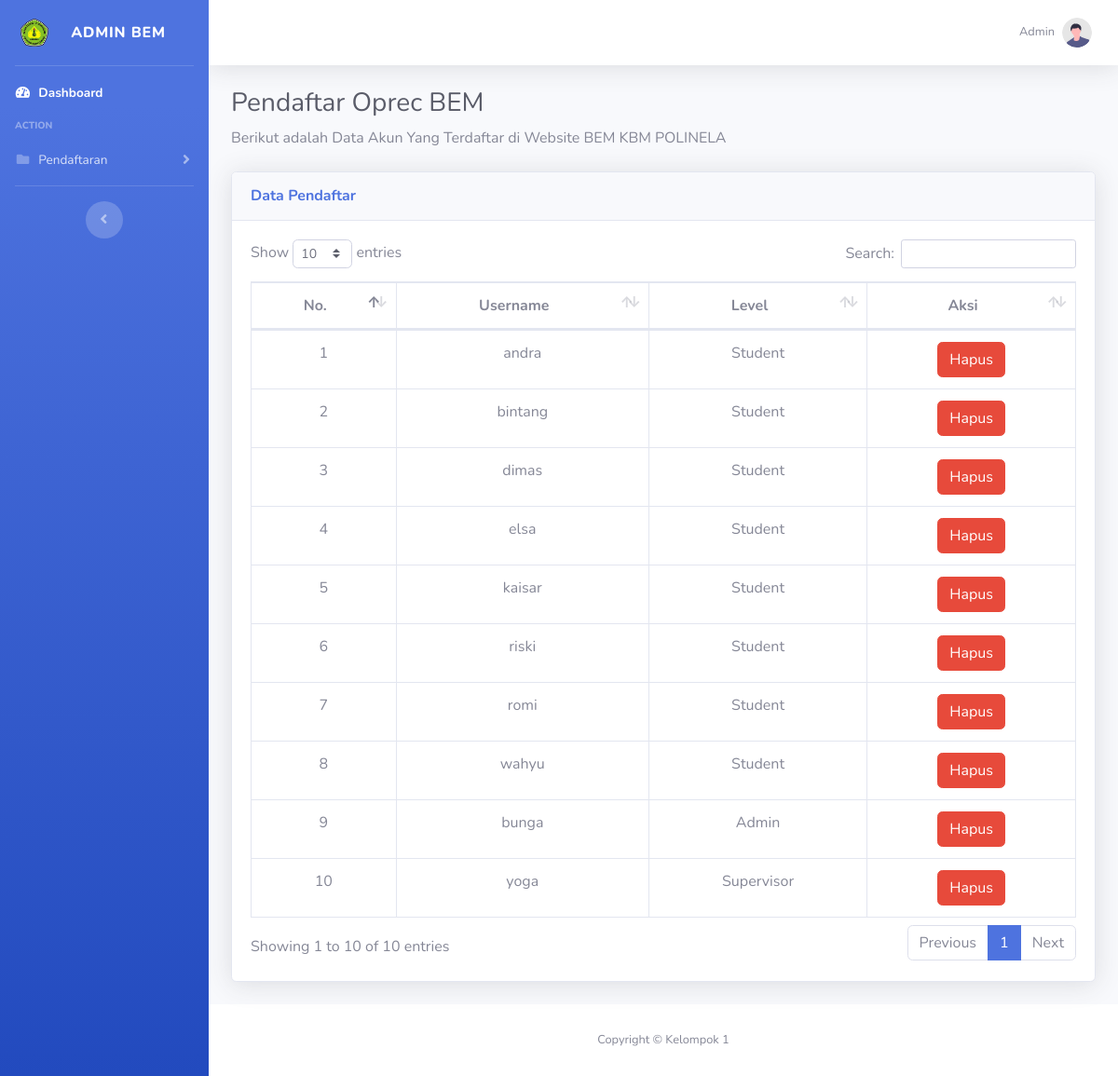
Screenshot of /read_akun.php (signed in) with the database file from the repository.
### tables this page shows
CREATE TABLE `user` (
  `id_user` int(11) NOT NULL,
  `username` varchar(30) NOT NULL,
  `password` varchar(255) NOT NULL,
  `level` enum('Student','Admin','Supervisor') NOT NULL
);

### functions.php (called while the page is built, shortened)
<?php
$conn = mysqli_connect("localhost","root","","db_oprec");
function query($query)
{
	global $conn;
	$result = mysqli_query($conn,$query);
	$rows = [];
	while ($row = mysqli_fetch_array($result)) {
		$rows[] = $row;
	}
	return $rows;
}
?>

### read_akun.php (the view, shortened to what this page needs)
<?php
require 'functions.php';
$mahasiswa = query("SELECT * FROM user ORDER BY level, username");
?>
<!DOCTYPE html>
<html lang="en">
<head>
    <link href="vendor/fontawesome-free/css/all.min.css" rel="stylesheet" type="text/css">
    <link href="css/sb-admin-2.min.css" rel="stylesheet">
    <link href="vendor/datatables/dataTables.bootstrap4.min.css" rel="stylesheet">
</head>
<body id="page-top">
    <div id="wrapper">
        <ul class="navbar-nav bg-gradient-primary sidebar sidebar-dark accordion" id="accordionSidebar">
                        <a class="sidebar-brand d-flex align-items-center justify-content-center" href="admin.php">
                            <div class="sidebar-brand-icon">
                                <img class="bi me-2" width="30" height="30" role="img" aria-label="Bootstrap" src="img/bemlogo.png">
                            </div>
                            <div class="sidebar-brand-text mx-4">ADMIN BEM</div>
                        </a>
                        <hr class="sidebar-divider my-0">
                        <li class="nav-item active">
                            <a class="nav-link" href="admin.php">
                                <i class="fas fa-fw fa-tachometer-alt"></i>
                                <span>Dashboard</span></a>
                        </li>
                        <div class="sidebar-heading">
                            Action
                        </div>
                        <li class="nav-item">
                            <a class="nav-link collapsed" href="#" data-toggle="collapse" data-target="#collapsePages"
                                aria-expanded="true" aria-controls="collapsePages">
                                <i class="fas fa-fw fa-folder"></i>
                                <span>Pendaftaran</span>
                            </a>
                        </li>
                        <hr class="sidebar-divider d-none d-md-block">
                        <div class="text-center d-none d-md-inline">
                            <button class="rounded-circle border-0" id="sidebarToggle"></button>
                        </div>
                    </ul>
                    <div id="content-wrapper" class="d-flex flex-column">
                        <div id="content">
                            <nav class="navbar navbar-expand navbar-light bg-white topbar mb-4 static-top shadow">
                                <ul class="navbar-nav ml-auto">
                                    <li class="nav-item dropdown no-arrow">
                                        <a class="nav-link dropdown-toggle" href="#" id="userDropdown" role="button"
                                            data-toggle="dropdown" aria-haspopup="true" aria-expanded="false">
                                            <span class="mr-2 d-none d-lg-inline text-gray-600 small">Admin</span>
                                            <img class="img-profile rounded-circle"
                                                src="img/undraw_profile.svg">
                                        </a>
                                    </li>
                                </ul>
                            </nav>
                <div class="container-fluid">
                    <h1 class="h3 mb-2 text-gray-800">Pendaftar Oprec BEM</h1>
                    <p class="mb-4">Berikut adalah Data Akun Yang Terdaftar di Website BEM KBM POLINELA</p>
                    <div class="card shadow mb-4">
                        <div class="card-header py-3">
                            <h6 class="m-0 font-weight-bold text-primary">Data Pendaftar</h6>
                        </div>
                        <div class="card-body">
                            <div class="table-responsive">
                                <table class="table table-bordered" id="dataTable" width="100%" cellspacing="0">
                                    <thead align="center">
                                        <tr>
                                            <th>No.</th>
      <th>Username</th>
      <th>Level</th>
      <th>Aksi</th>
    </tr>
                                    </thead>
                                    <tbody align="center">
    <?php $i = 1;?>
    <?php foreach ($mahasiswa as $row): ?>
   <tr>
     <td><?= $i;?></td>
     <td><?= $row['username'];?></td>
     <td><?= $row['level'];?></td>
     <td>
        <a href="hapus_akun.php?id_user=<?= $row['id_user']; ?>" onclick="return confirm('Apakah Anda Yakin Akan Menghapus Data Ini?')" class="btn btn-danger">Hapus</a>
      </td>
   </tr>
   <?php $i++;?>
 <?php endforeach; ?>
  </tbody>
                                </table>
                            </div>
                        </div>
                    </div>
                </div>
            </div>
            <footer class="sticky-footer bg-white">
                <div class="container my-auto">
                    <div class="copyright text-center my-auto">
                        <span>Copyright &copy; Kelompok 1</span>
                    </div>
                </div>
            </footer>
        </div>
    </div>
</body>
</html>

### rows the page displays
user: username "andra", level "Student"
user: username "bintang", level "Student"
user: username "dimas", level "Student"
user: username "elsa", level "Student"
user: username "kaisar", level "Student"
user: username "riski", level "Student"
user: username "romi", level "Student"
user: username "wahyu", level "Student"
user: username "bunga", level "Admin"
user: username "yoga", level "Supervisor"
